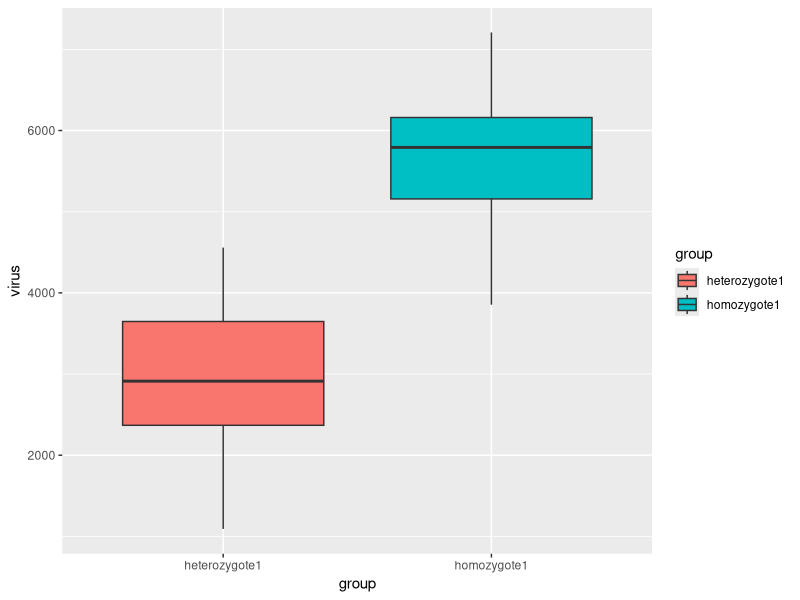
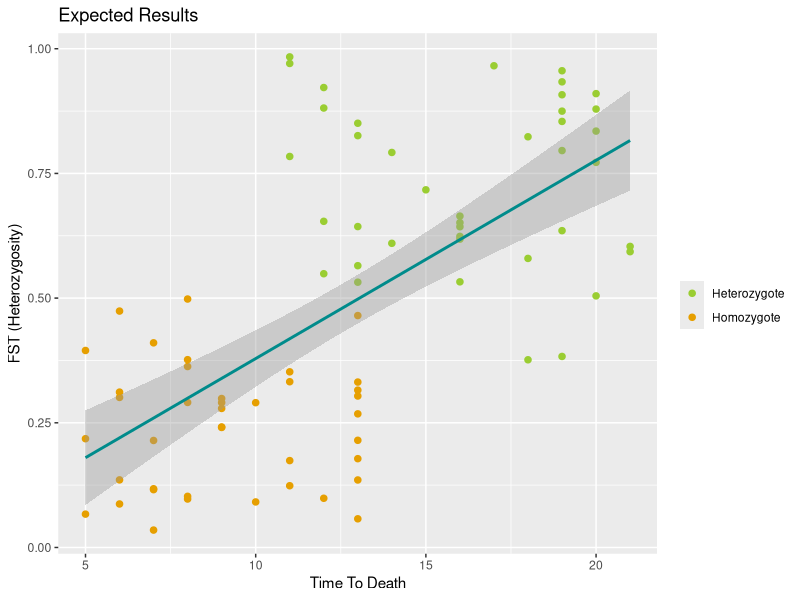

Write the R code that produced these figures, in order.
## ---- chunk 1

# ---------------------------
# Homework 9
# 07 Apr 21
# MJD
# ---------------------------

# preliminaries ------------------------------
library(tidyr)
library(ggplot2)
################################


#-----------------------------------------
# FUNCTION FakeData
# description: makes a hypothetical data set for tadpoles (homozygotes & hterozygotes)
# inputs: mean
#         sample size
#         standard deviation
# outputs: a dataframe of homozygote and heterozygote viral load
##############################


fakeData <- function(meanHomo=6000, sampleSize=40, sdHomo=1000,meanHet = 3000, sdHet=1000){
  
 homozygote1 <- rnorm(n=sampleSize,meanHomo,sdHomo)
 heterozygote1 <- rnorm(n=sampleSize,meanHet,sdHet)
 
 df <- data.frame(homozygote1, heterozygote1)
 df2 <- gather(df,group,virus)
 
  return(df2)
  
} # end of FakeData
#-----------------------------------------
df1 <- fakeData()

#-----------------------------------------
# FUNCTION ANOVA
# description: Make an anova with the fake data
# inputs: df2 
# outputs: p value
##############################

ANOVA <- function(data=df1){
  
  anova <- aov(virus~group, data)
  
  return(cat("P = ", summary(anova)[[1]][["Pr(>F)"]][1]))
  
} # end of ANOVA
#-----------------------------------------
new_anova <- ANOVA()


#-----------------------------------------
# FUNCTION boxPlot
# description: make a barPlot from data frame
# inputs: anova
# outputs: bar plot
##############################

boxPlot <- function(data=df1){
  
  p1 <- ggplot(data, mapping=aes(x=group,y=virus, fill=group)) + geom_boxplot()
  
  return(p1)
  
} # end of barPlot
#-----------------------------------------
boxPlot()

fakeData2 <- function(meanHomo=6000, sampleSize=40, sdHomo=1000,meanHet = 3000, sdHet=1000){
  
  homozygote1 <- rnorm(n=sampleSize,meanHomo,sdHomo)
  heterozygote1 <- rnorm(n=sampleSize,meanHet,sdHet)
  
  df <- data.frame(homozygote1, heterozygote1)
  df2 <- gather(df,group,virus)
  
  
  FST <- c(rbeta(n=sampleSize, shape1=2, shape2=5), rbeta(n=sampleSize, shape1=5, shape2=2))
  TimeToDeath <- c(sample(5:13,size=40, replace=TRUE),sample(11:21, size=40,replace=TRUE))
  
  df3 <- data.frame(group=df2$group, FST, TimeToDeath)
  
  return(df3)
}
df3 <- fakeData2() 

#-----------------------------------------
# FUNCTION myHist
# description: make a histogram from data frame 3 with FST and Time to death
# inputs: df3 
# outputs: histogram
##############################

myScatterplot <- function(data=df3){
  
  p1 <- ggplot(data, aes(x=TimeToDeath,y=FST,  color=group)) + 
    geom_point(size=3,shape=20) + 
    geom_smooth(method=lm, color="cyan4") + 
    labs(title="Expected Results", x ="Time To Death", y = "FST (Heterozygosity)",color="") +
   scale_color_manual(values=c("olivedrab3", "#E69F00"),labels=c("Heterozygote", "Homozygote"))

  
 #  groupColors=c("aquamarine","darkseagreen3")
  return(p1)
  
} # end of barPlot
#-----------------------------------------
myScatterplot()


